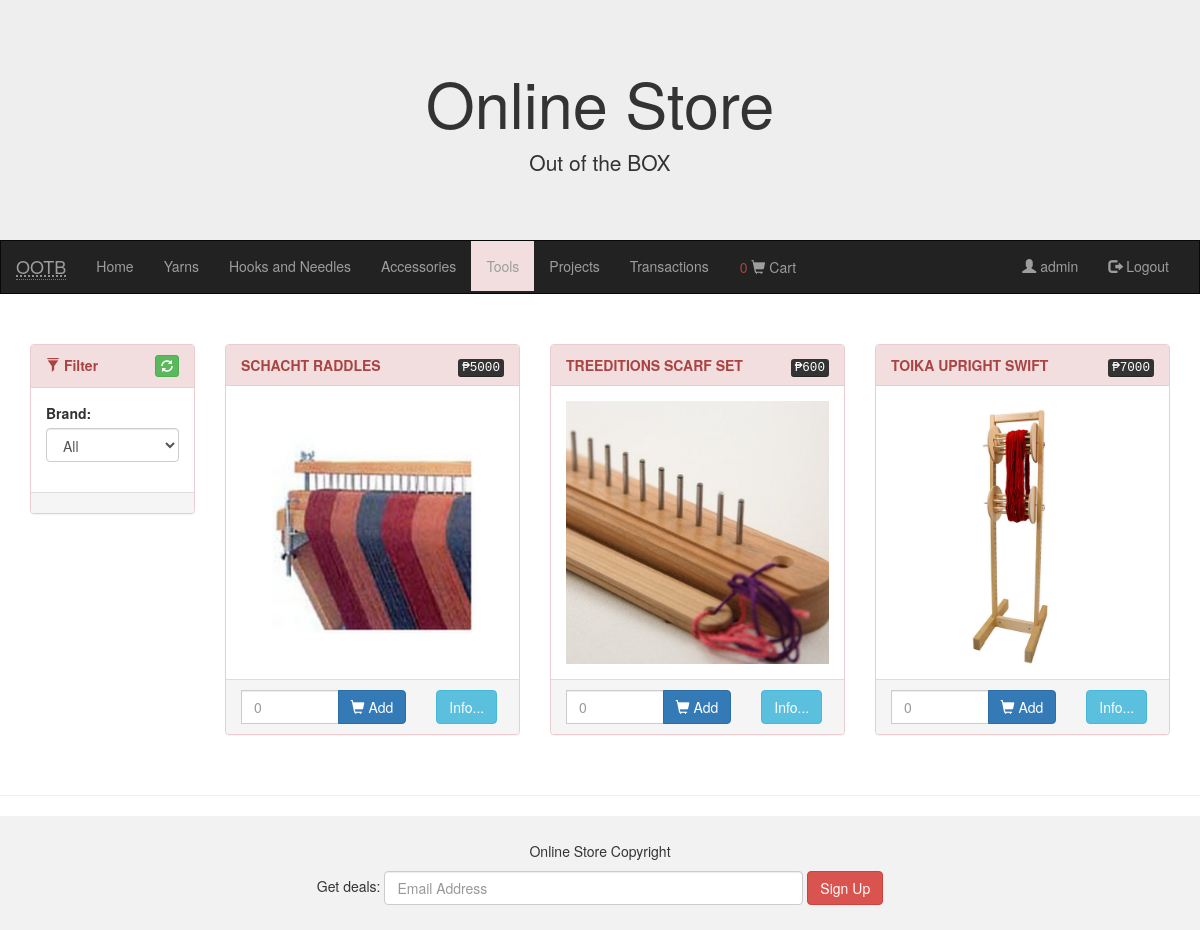
Screenshot of /ootb/member/tools/index.php (signed in) with the database file from the repository.
### tables this page shows
CREATE TABLE `ootb_tools` (
  `product_id` int(11) NOT NULL,
  `product_sku` varchar(250) NOT NULL,
  `product_name` varchar(250) NOT NULL,
  `product_brand` varchar(250) NOT NULL,
  `product_details` varchar(1000) NOT NULL,
  `product_price` varchar(250) NOT NULL,
  `product_quantity` varchar(250) NOT NULL,
  `product_image` varchar(1000) NOT NULL
);

### ootb/member/tools/index.php (the view, shortened to what this page needs)
<!DOCTYPE html>
<html lang="en">
<?php
 include("../../include/db.php");
  ?>
<head>
  <link rel="stylesheet" href="https://maxcdn.bootstrapcdn.com/bootstrap/3.3.7/css/bootstrap.min.css">
</head>
<body>
<div class="jumbotron">
  <div class="container text-center">
    <h1>Online Store</h1>
    <p>Out of the BOX</p>
  </div>
</div>
<nav class="navbar navbar-inverse">
  <div class="container-fluid">
    <div class="navbar-header">
      <a class="navbar-brand" href="#"><abbr title="Out of the Box">OOTB</abbr></a>
    </div>
    <div class="collapse navbar-collapse" id="myNavbar">
       <ul class="nav navbar-nav">
        <li><a href="../">Home</a></li>
        <li><a href="../yarns">Yarns</a></li>
        <li><a href="../hooks_needles">Hooks and Needles</a></li>
        <li><a href="../accessories">Accessories</a></li>
        <li class="bg-danger"><a href="#">Tools</a></li>
        <li><a href="../projects">Projects</a></li>
        <li><a href="#transaction">Transactions</a></li>
        <li>
          <a href="#" class="btn btn-link viewprod" data-toggle="modal" data-target="#myModalcart" data-backdrop="static">
          <span class="text-danger">
            <?php
              $transaction = $_SESSION['transaction_session'];
              $p_mycart = mysqli_query($con,"SELECT * FROM `ootb_temp_transaction` WHERE transaction_id = '$transaction' AND status='pending'");
              echo $count = mysqli_num_rows($p_mycart);
             ?>
          </span>
          <span class="glyphicon glyphicon-shopping-cart"></span>
           Cart
           </a>
         </li>
      </ul>
      <ul class="nav navbar-nav navbar-right">
        <li><a href="#member"><span class="glyphicon glyphicon-user"></span> <?php echo $_SESSION['login_user']; ?></a></li>
        <li>
          <a href="../../include/logout_exe.php">
          <span class="glyphicon glyphicon-log-out"></span>
           Logout
           </a>
         </li>
      </ul>
    </div>
  </div>
</nav>
<div class="container">
<div class="row">
    <div class="col-sm-2">
            <div class="panel panel-danger">
              <div class="panel-heading">
                <div class="row">
                      <div class="col-sm-8"><b><span class="glyphicon glyphicon-filter"></span> Filter</b></div>
                      <div class="col-sm-4"><a href="http://localhost/ootb/member/tools/" class="btn btn-xs btn-success pull-right"><span class="glyphicon glyphicon-refresh"></span></a></div>
                 </div>
              </div>
              <div class="panel-body table-responsive">
                <form>
                  <div class="form-group">
                     <label for="filter_brand">Brand:</label>
                    <select class="form-control filteryarn" id="filter_brand">
                      <option value="all">All</option>
                    </select>
                  </div>
                </form>
              </div>
              <div class="panel-footer"></div>
            </div>
    </div>
    <div class="col-sm-10">
  <div class="row">
  <?php
                       if (isset($_GET['Filter'])) {
                        if ($_GET['brand'] == "all") {
                        $pbrand = "";
                        }else{
                        $pbrand = $_GET['brand'];
                        }
                        $prodlist = mysqli_query($con,"SELECT * FROM `ootb_tools` WHERE product_brand LIKE'%$pbrand%'");
                    }else{
                            $prodlist = mysqli_query($con,"SELECT * FROM `ootb_tools`");
                    }
    while ($row = mysqli_fetch_assoc($prodlist)) { ?>
    <div class="col-sm-4">
      <div class="panel panel-danger">
        <div class="panel-heading"><span class="text-uppercase"><strong><?php echo $row['product_name']; ?></strong></span><span class="pull-right"><kbd>&#8369;<?php echo $row['product_price']; ?></kbd></span></div>
        <div class="panel-body"><img src="../../images/<?php echo $row['product_image']; ?>" class="img-responsive" style="width:100%" alt="Image"></div>
        <div class="panel-footer">
          <div class="row">
            <div class="col-sm-8">
              <form action="<?php echo htmlspecialchars("transaction_exe.php");?>" method="GET">
                <div class="input-group">
                    <input class="form-control" name="quantity" type="number" placeholder="<?php echo $row['product_quantity']; ?>" min="1" max="<?php echo $row['product_quantity']; ?>" required>
                <div class="input-group-btn">
                    <button class="btn btn-primary" type="submit" name="addtocart"><span class="glyphicon glyphicon-shopping-cart"></span> Add </button>
                </div>
                </div>
              </form>
            </div>
            <div class="col-sm-4">
                <a href="" class="btn btn-info viewprod" data-toggle="modal" data-target="#myModaledit" data-backdrop="static"
                             data-id="<?php echo $row['product_id']; ?>" data-sku="<?php echo $row['product_sku']; ?>" data-name="<?php echo $row['product_name']; ?>" data-brand="<?php echo $row['product_brand']; ?>" data-price="<?php echo $row['product_price']; ?>" data-quantity="<?php echo $row['product_quantity']; ?>" data-details="<?php echo $row['product_details']; ?>" data-image="<?php echo $row['product_image']; ?>">Info...</a>
            </div>
          </div>
        </div>
      </div>
    </div>
    <?php } ?>
  </div>
	</div>
</div>
</div>
<br>
<hr/>
<footer class="container-fluid text-center">
  <p>Online Store Copyright</p>
  <form class="form-inline">Get deals:
    <input type="email" class="form-control" size="50" placeholder="Email Address">
    <button type="button" class="btn btn-danger">Sign Up</button>
  </form>
</footer>
</body>
</html>

### ootb/member/tools/index.php (style rules this page uses)
.navbar { margin-bottom: 50px; border-radius: 0; }
.jumbotron { margin-bottom: 0; }
footer { background-color: #f2f2f2; padding: 25px; }

### rows the page displays
ootb_tools: product_name "SCHACHT RADDLES", product_price "5000", product_image (picture), quantity "0"
ootb_tools: product_name "TREEDITIONS SCARF SET", product_price "600", product_image (picture), quantity "0"
ootb_tools: product_name "TOIKA UPRIGHT SWIFT", product_price "7000", product_image (picture), quantity "0"

### other values shown
$count = mysqli_num_rows($p_mycart) "0"
$_SESSION['login_user'] "admin"
